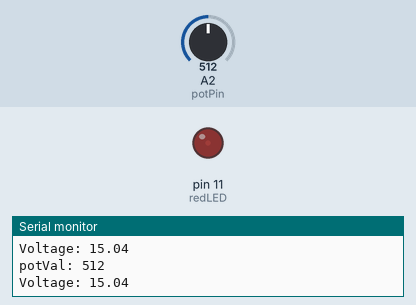
Simulated run of this sketch. Board: Arduino Uno, built with avr-gcc and run on an emulated ATmega328P. Parts: output pins drawn as LEDs (lit = HIGH), the last lines printed to the serial monitor. The test bench sets the inputs (shaded band); at power-on: A2 (potPin) = 512.

Above: at 1.2 s.
1.3 s: A2 (potPin) set to 900
At 1.8 s:
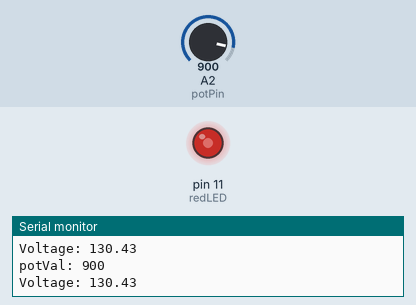
2.9 s: A2 (potPin) set to 1023
At 3.8 s:
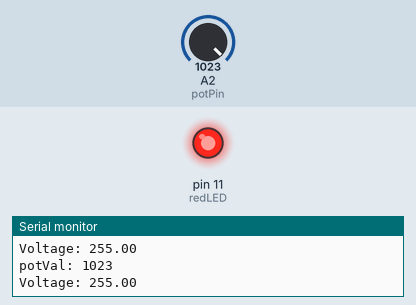
4.5 s: A2 (potPin) set to 122
At 5.7 s:
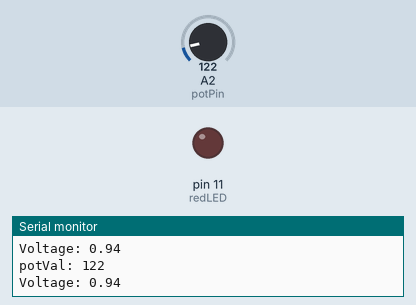
Timing chart, 0 to 7.5 s (numbered marks = the images above; inputs shaded):
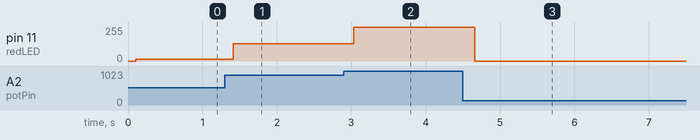

The sketch:

BareMinimum.ino
```cpp
//Dimming a LED using potentiometer

int potPin=A2;
int potVal;
int br=9600;
int waitT=100;
int redLED=11;
float writeVal;

void setup() {
pinMode(potPin,INPUT); //we are reading from the potentiometer
pinMode(redLED,OUTPUT);
Serial.begin(br);
}

void loop(){
potVal=analogRead(potPin);//potval 0 to 1023
writeVal=pow(2,potVal/127.875)-1;   //0 to 255
Serial.print("potVal: ");//Converts the analog read input into a proper volt(0-5V) display
Serial.println(potVal);
Serial.print("Voltage: ");
Serial.println(writeVal);
delay(waitT);     //takes 10 readings per second
analogWrite(redLED,writeVal);
}
```

Measured:
- after the input at 1.3 s, pin 11 (redLED): 15/255 → 130/255 after 0.12 s
- after the input at 2.9 s, pin 11 (redLED): 130/255 → 255/255 after 0.14 s
- after the input at 4.5 s, pin 11 (redLED): 255/255 → 0/255 after 0.16 s
